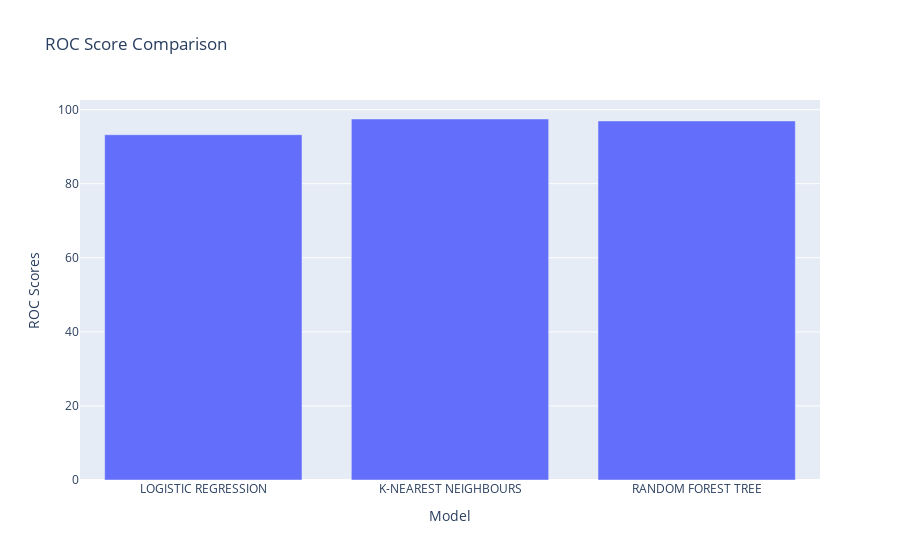

The notebook cell saved with this chart:
### Code cell
fig = px.bar(x=list(roc_auc_scores.keys()), y=list(roc_auc_scores.values()), title="ROC Score Comparison", labels={"x": "Model", "y": "ROC Scores"})
fig.show()

### Figure 1 — Plotly figure (JSON) as saved in the notebook; plotly's stock layout.template omitted (floating-point values rounded to 4 significant figures)
{"data": [{"alignmentgroup": "True", "hovertemplate": "Model=%{x}<br>ROC Scores=%{y}<extra></extra>", "legendgroup": "", "marker": {"color": "#636efa", "pattern": {"shape": ""}}, "name": "", "offsetgroup": "", "orientation": "v", "showlegend": false, "textposition": "auto", "type": "bar", "x": ["LOGISTIC REGRESSION", "K-NEAREST NEIGHBOURS", "RANDOM FOREST TREE"], "xaxis": "x", "y": [93.23, 97.47, 96.94], "yaxis": "y"}], "layout": {"barmode": "relative", "legend": {"tracegroupgap": 0}, "title": {"text": "ROC Score Comparison"}, "xaxis": {"anchor": "y", "domain": [0, 1], "title": {"text": "Model"}}, "yaxis": {"anchor": "x", "domain": [0, 1], "title": {"text": "ROC Scores"}}}}
